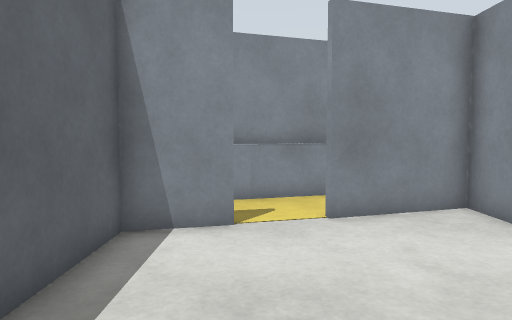
view 1 (above)

14 first-person views from a walk through a Gazebo world. The camera is 0.94 m above the floor, tilts 4° down and sees 70° across. The floor is counted in squares, 0.5 m on a side. Each view is taken from the middle of a square. On the plan, view 1 faces up. The plan holds only what a view shows up to about 18 squares ahead; the rest is blank. The place goes on beyond the plan.

view 2
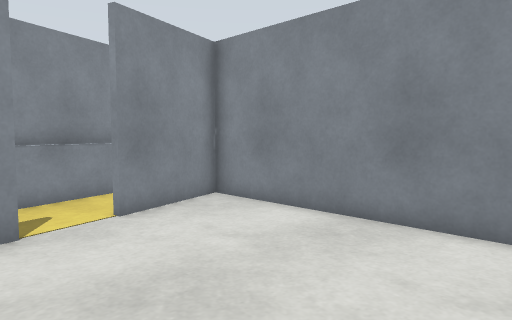

view 3
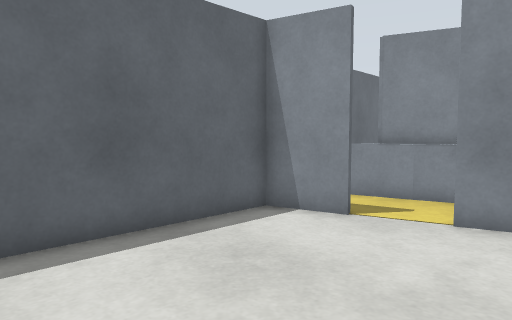

view 4
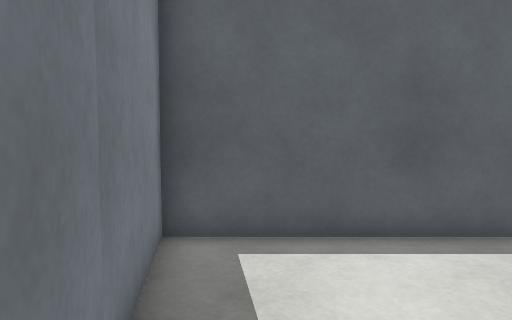

view 5
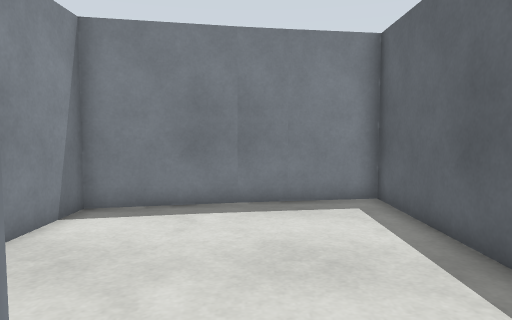

view 6
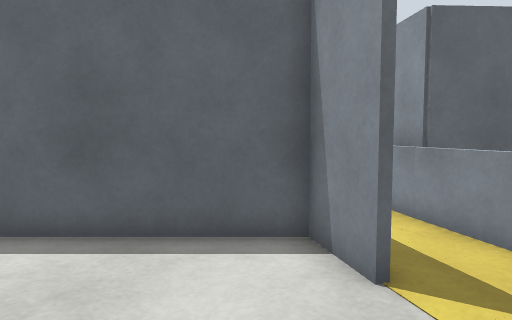

view 7
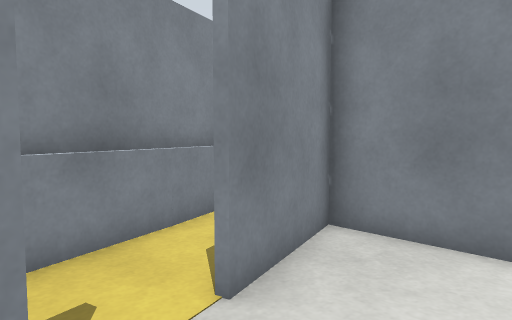

view 8
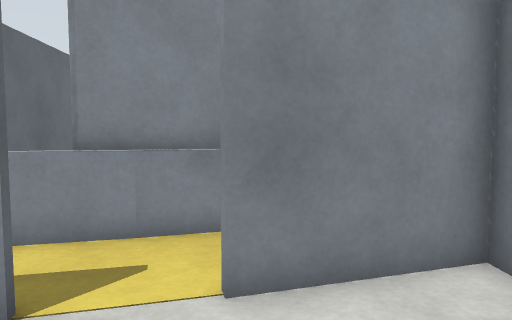

view 9
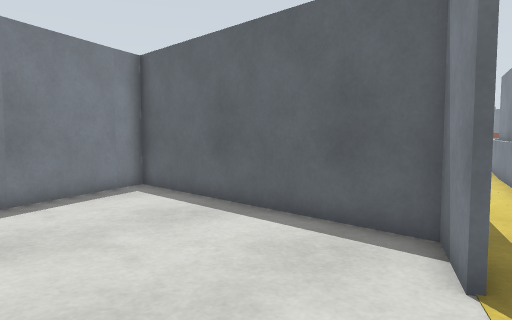

view 10
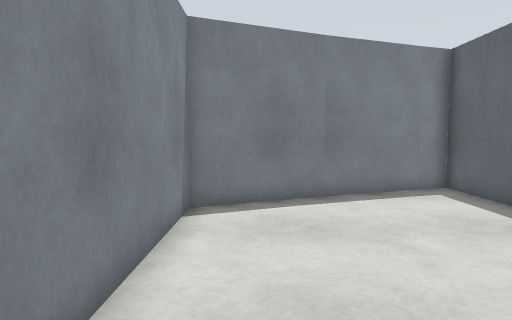

view 11
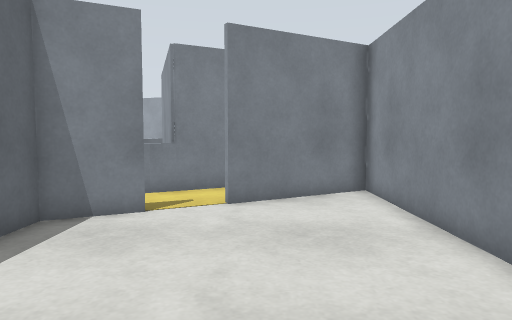

view 12
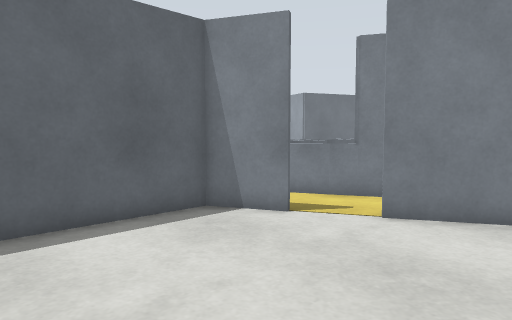

view 13
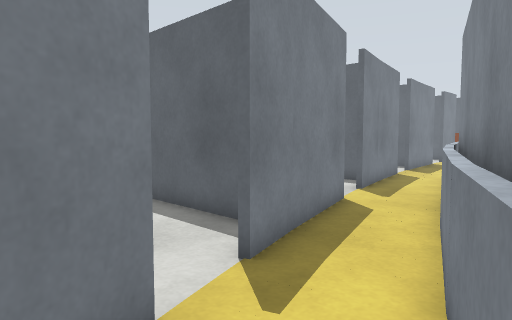

view 14
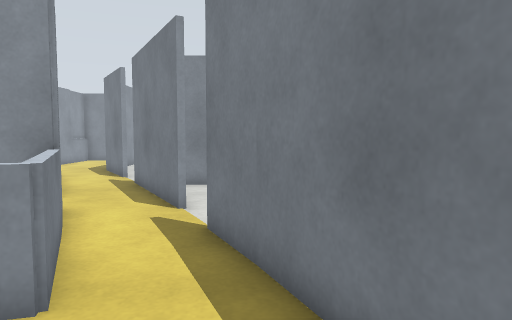

### Floor plan
Points are (right, up) in squares from view 1. A wall is a line through its corners. A room is listed if a view was taken in it or the views show most of it. See-through windows are left out.
Room 1 (views 1, 2, 3, 4, 5, 6, 7, 8)
walls: (-2.6, 6.5) (-2.6, -2) (-0.4, -1.5); (-4.6, 12.1) (-4.5, 9.9); (4.3, 12.4) (-1.3, 10.5); (1.5, -1.1) (5.4, -0.2) (5.4, 8.5); (-4.9, 17.8) (-4.7, 13.8)
ways out: opening at (5.5, 10.5) to room 5; opening at (-4.7, 8)
objects: grey box (-3, 10) to (0, 10); grey box (-2, 7) to (-1, 8); grey box (2, 8) to (5, 9); grey box (2, 11) to (3, 11)
Room 2 (views 9, 10, 11)
walls: (18, 14.9) (18.9, 15.4); (14.3, 13) (14.3, 4.5); (22.7, 7.5) (22.7, 17.2) (18.3, 14.8); (16.1, 17.4) (15.7, 18.6); (18, 3.6) (20.7, 4.7)
ways out: opening at (16, 4.3) to room 3; opening at (17.5, 17.5) to room 3; opening at (21.7, 6) to room 3; opening at (15, 16) to room 4
objects: grey box (15, 13) to (16, 14); grey box (16, 17)
Room 3 (view 12)
walls: (22.7, 6.5) (22.7, 7.5); (20.7, 4.7) (22, 5.2); (18.9, 15.4) (22.8, 17.5); (16.4, 3) (18, 3.6); (14.3, 4.5) (14.3, 2.5)
ways out: opening at (16, 4.3) to room 2; opening at (17.5, 17.5) to room 2; opening at (21.7, 6) to room 2
objects: grey box (14, 2) to (16, 3); grey box (17, 17) to (18, 18); grey box (21, 5) to (22, 6); grey box (23, 18); grey box (25, 19) to (27, 20)
Room 4 (view 13)
walls: (15.7, 18.6) (14.4, 23.1); (11, 11.6) (14.3, 13)
ways out: opening at (15, 16) to room 2; opening at (9.5, 13) to room 5
objects: grey box (8, 13) to (9, 14); grey box (12, 16) to (12, 17); other object (12, 18) to (12, 20); other object (12, 21); grey box (13, 15) to (15, 17)
Room 5 (view 14)
walls: (5.6, 8.1) (5.6, 4.2); (9.2, 10.9) (11, 11.6); (7.1, 13.3) (4.3, 12.4)
ways out: opening at (5.5, 10.5) to room 1; opening at (9.5, 13) to room 4
objects: grey box (0, -2) to (1, -1); grey box (4, 12) to (6, 12); grey box (6, 9) to (7, 10)

Positions as (right, up) in squares from view 1, and headings:
1: (0, 0), facing up
2: (-2, 0), facing up-right
3: (4, 0), facing up-left
4: (4, 0), facing left
5: (1, 9), facing down
6: (4, 6), facing left
7: (-1, 5), facing up-right
8: (2, 4), facing up
9: (21, 15), facing down-left
10: (21, 15), facing down
11: (19, 5), facing up
12: (22, 7), facing up-left
13: (11, 14), facing down-left
14: (9, 13), facing right
